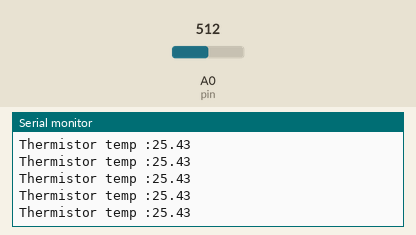
This sketch was run on a simulated Arduino Uno, built with avr-gcc and run on an emulated ATmega328P. Parts: the last lines printed to the serial monitor. The inputs (shaded band) are chosen by the test bench; at power-on: A0 (pin) = 512.

Above: at 1.2 s.
1.3 s: A0 (pin) set to 716
At 1.35 s:
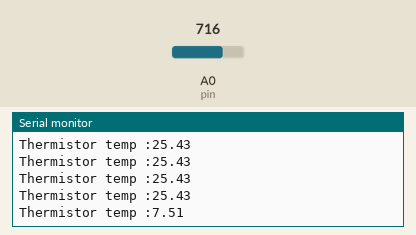
2.8 s: A0 (pin) set to 900
At 2.89 s:
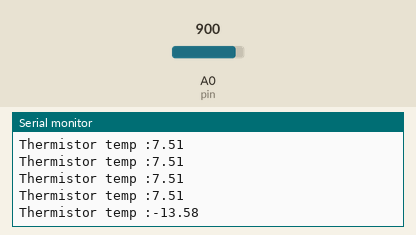
Timing chart, 0 to 5.8 s (numbered marks = the images above; inputs shaded):
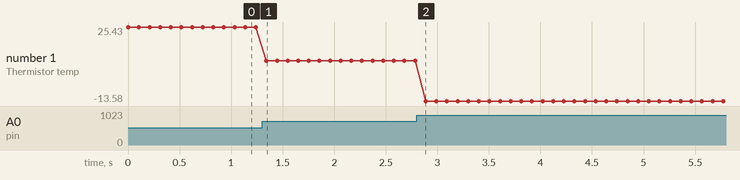

Measured:
- after the input at 1.3 s, the serial monitor: prints a new line at once (image 1)
- after the input at 2.8 s, the serial monitor: prints a new line after 0.09 s (image 2)
- plotted number 1: 25.43 → 7.51 after the input at 1.3 s, 7.51 → -13.58 after the input at 2.8 s

The sketch:

thermistor.ino
```cpp
#include <math.h>

#define SERIES_RESISTOR		97900.0		//the value of the resistor in series with the thermistor in ohms

#define AVERGAE_SAMPLES		20			//used to hold the number of samples that are averaged

#define BETA_PARAMETER		3950.0

#define	NOMINLA_THERMISTOR_VALUE	100000.0
#define NOMINAL_TEMPERATURE			298.15		//kelvin, 25 Celsius

#define SERIAL_DEBUG	1

void setup() {
#if SERIAL_DEBUG
  Serial.begin(115200);
#endif
}

void loop() {
	float temp = temperature_measurment();
	#if SERIAL_DEBUG
	Serial.print("Thermistor temp :");
	Serial.println(temp);
	#endif
  	delay(100);

}


double thermistor_measurment()
{
	int ADC_value;		//used to hold the value reading from the ADC
	double thermistor_resistance_value;		//used to hold the value of the resistance of the thermistor
	long int average = 0;		//used to hold the averaged value
	int pin = A0;

	for (int i = 0; i < AVERGAE_SAMPLES; i++ )
	{
		ADC_value = analogRead(pin);
		//Serial.print("Analog reading :");
	  	//Serial.println(ADC_value);

		average += ADC_value;
	}
	average = average / AVERGAE_SAMPLES;
	thermistor_resistance_value = (SERIES_RESISTOR * (float)average) / (1023.0 - (float)average);
	return thermistor_resistance_value;
}

float temperature_measurment()
{
	float temperature;
	temperature = thermistor_measurment();
	temperature = temperature / NOMINLA_THERMISTOR_VALUE;
	temperature = log(temperature);
	temperature = (1.0/BETA_PARAMETER) * temperature;
	temperature = (1.0/NOMINAL_TEMPERATURE) + temperature;
	temperature = (1.0 / temperature) - 273.15;	//Celsius
	return temperature;
}
```
